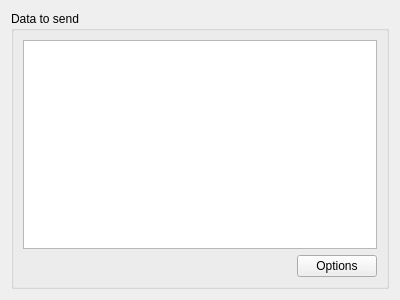
<?xml version="1.0" encoding="UTF-8"?>
<ui version="4.0">
 <class>UiSendInfoWidget</class>
 <widget class="QWidget" name="UiSendInfoWidget">
  <property name="geometry">
   <rect>
    <x>0</x>
    <y>0</y>
    <width>400</width>
    <height>300</height>
   </rect>
  </property>
  <property name="windowTitle">
   <string>Form</string>
  </property>
  <layout class="QVBoxLayout" name="verticalLayout_2">
   <item>
    <widget class="QGroupBox" name="groupBox">
     <property name="title">
      <string>Data to send</string>
     </property>
     <layout class="QVBoxLayout" name="verticalLayout">
      <item>
       <widget class="QTableView" name="tableView"/>
      </item>
      <item>
       <layout class="QHBoxLayout" name="horizontalLayout">
        <item>
         <spacer name="horizontalSpacer">
          <property name="orientation">
           <enum>Qt::Horizontal</enum>
          </property>
          <property name="sizeHint" stdset="0">
           <size>
            <width>40</width>
            <height>20</height>
           </size>
          </property>
         </spacer>
        </item>
        <item>
         <widget class="QPushButton" name="pushButton">
          <property name="text">
           <string>Options</string>
          </property>
         </widget>
        </item>
       </layout>
      </item>
     </layout>
    </widget>
   </item>
  </layout>
 </widget>
 <resources/>
 <connections/>
</ui>
